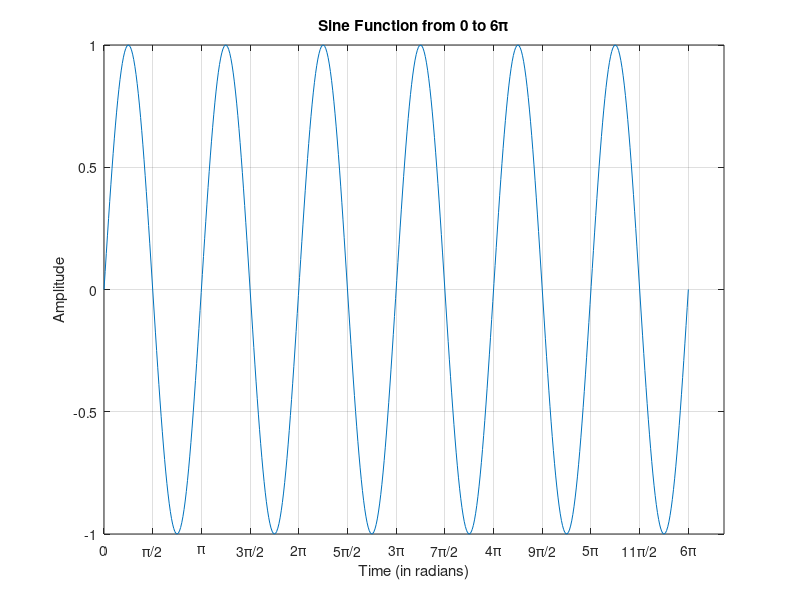
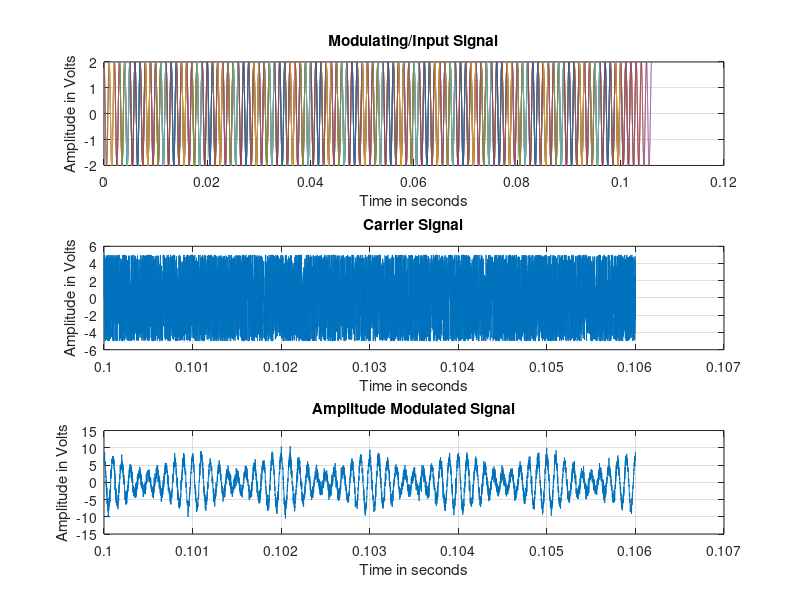

These figures' MATLAB source, in order:
%% LAB SOLUTION # 1 

% Author: Zain Rajani 
% Student ID: C0752681

% Initialise

clc;
close all;
clear all;

%% Task 1 

% Create a 5x1 vector of zeros. Create a 2x5 matrix of random numbers.

zero_vector=zeros(5,1)  % Vector of Zeros with 5 rows and 1 column

random_numbers= rand(2,5)  % Uniformly distribution of random numbers with
                            % 2 rows and five columns
                            
%% Task 2 

% Multiply a column of a matrix with an element of this same matrix.

B=magic(4)  % Creates 4x4 matrix with sum of column elements is equal to
             % sum of the row elements 
             
B(:,2)= B(1,1)*B(:,2)  % Takes the element present at location 
                                   % (1,1) and multiplies with the entire 
                                   %  column 2 of the matrix

%% Task 3 

% Create a plot of the sin function between 0 and 6π

% t=0:0.01:6*pi; %Time range <- Used to take steps mannually

Npts=512; %No of Points to plot
y=linspace(0,6*pi,Npts); %Creates Number of point 0 to 6*pi distributed 
omega_1=2;
x=sin(omega_1*y); %Computing of Sine Function
plot(y,x); % Plot Sine Wave
grid on;   % Display the grids on the graph
title('Sine Function from 0 to 6{\pi}');
ylabel('Amplitude'); xlabel('Time (in radians)');
xticks([0 pi/2 pi 3*pi/2 2*pi 5*pi/2 3*pi 7*pi/2 4*pi 9*pi/2 5*pi 11*pi/2 6*pi])
xticklabels({'0','\pi/2','\pi','3\pi/2','2\pi','5\pi/2','3\pi','7\pi/2','4\pi','9\pi/2','5\pi','11\pi/2','6\pi'});
xtickangle(45);

%% Task 4

% Simulate an amplitude modulation (AM) system with all input, carrier
% and output signals. Say the input signal is a cosine wave with amplitude
% as 2V and frequency as 1000Hz. The carrier signal is also a cosine wave
% with amplitude as 5V and frequency as 10KHz. The modulation degree
% is 0.5, and the initial phases of all cosine wave are 0. (Recall Nyquist
% sampling theorem to avoid distortion i.e. under sampling)

% Modulation Degree 

m=0.5;

% Input Signal Parameters
Am= 2;                      % Amplitude = 2V    (Modulating Signal)
fa=1000;                    % Frequency = 1000Hz (Input Signal)
ta=1/fa;                    % Time Period of modulating signal

T=0:ta/999:6*ta;            % Total time for simulation

input = Am*cos(2*pi*fa*T);  % Input Signal plot

%Plotting the signal (Input/Modulating signal)

figure;
subplot(3,1,1);             % Dividing the plot
plot(T,input); 
grid on;                    % Getting the grid lines 
hold on;                    % Plot more signals on the same graph
title('Modulating/Input Signal');  % Label the the graphs
xlabel('Time in seconds');         % Label x-axis 
ylabel('Amplitude in Volts');      % Label y-axis 

% Carrier Signal Parameters
Ac = 5;                           % Carrier Signal Amplitude
fc=10000;                         % Frequency of Carrier 10KHz
tc=1/fc;                          % Time period of the carrier
carrier = Ac*cos(2*pi*fc*T);      % Carrier Signal Waveform Equation

%Plot the signal
subplot(3,1,2)                    % Plot in the same figure
plot(T,carrier);                  % Signal Plotting 
grid on;                          % Grid lines on the graph
title('Carrier SIgnal');          % Graph Name 
xlabel('Time in seconds');        % Label/Name for x-axis
ylabel('Amplitude in Volts');     % Label/Name for y-axis 

% Output/Final Waveform

output=Ac*(1+m*cos(2*pi*fa*T)).*cos(2*pi*fc*T);   % Equation of Output Signal

%Plot the graph
subplot(3,1,3)                   % Plot in the same figure
plot(T,output);                  % Plot the graph
grid on;                         % Grid lines on
title('Amplitude Modulated Signal');    % Name of the graph
xlabel('Time in Seconds');              % Label x-axis
ylabel('Amplitude in Volts');           % Label y-axis
hold off;                               % No more plots on the same screen

%% Task 5 
% Use the signals above, consider a actual vivid simulation mode, and add
% random noise in output signal. In this simulation, we divide time domain
% into several duration, and call each duration as frame. The scanning
% cycle of an oscilloscope is equal to frame period, that means each time
% we simulate a frame of signal, and the display will be refreshed once.
% Therefore, we can get a constantly sliding input signal, a carrier signal
% with phase jitter, and output signal with noise.

% Note: Related to Question 4

for N=0:100                            % Start of for loop
    T=N*ta+(0:ta/999:6*ta);            % Time period of the signal
    new_input=Am*cos(2*pi*fa*T);       % Input Signal
    jitter=rand(size(T));
    new_carrier=Ac*cos(2*pi*fc*(T+jitter)); % Carrier Signal
    new_output=Ac*(1+m*cos(2*pi*fa*T)).*cos(2*pi*fc*T); % Output without noise
    noise=randn(size(T));              % Noise Variable/Introduction
    modulated_output=new_output+noise; % Final Output signal
    subplot(3,1,1)                     % Plot on the quarant of the figure
    plot(T,new_input);                 % Plot the input signal
    grid on;                           % Getting the grid lines 
    hold on;                           % Plot more signals on the same graph
    title('Modulating/Input Signal');  % Label the the graphs
    xlabel('Time in seconds');         % Label x-axis 
    ylabel('Amplitude in Volts');      % Label y-axis 
    subplot(3,1,2)                     % Plot on the same figure opened 
    plot(T,new_carrier);               % Plot the carrier 
    grid on;                           % Grid lines on the graph
    title('Carrier Signal');           % Label the graph
    xlabel('Time in seconds');         % Label the x-axis
    ylabel('Amplitude in Volts');      % Label the y-axis
    subplot(3,1,3)                     % Plot on the same graph on the 3rd part
    plot(T,modulated_output);          % Plot the output signal
    grid on;                           % Grid on the graph
    title('Amplitude Modulated Signal');% Name the graph
    xlabel('Time in seconds');         % Label the x-axis
    ylabel('Amplitude in Volts');      % Label the y-axis
    drawnow;                           % Start the GIF type image to show like oscilloscope signal
end                                    % End the for loop

